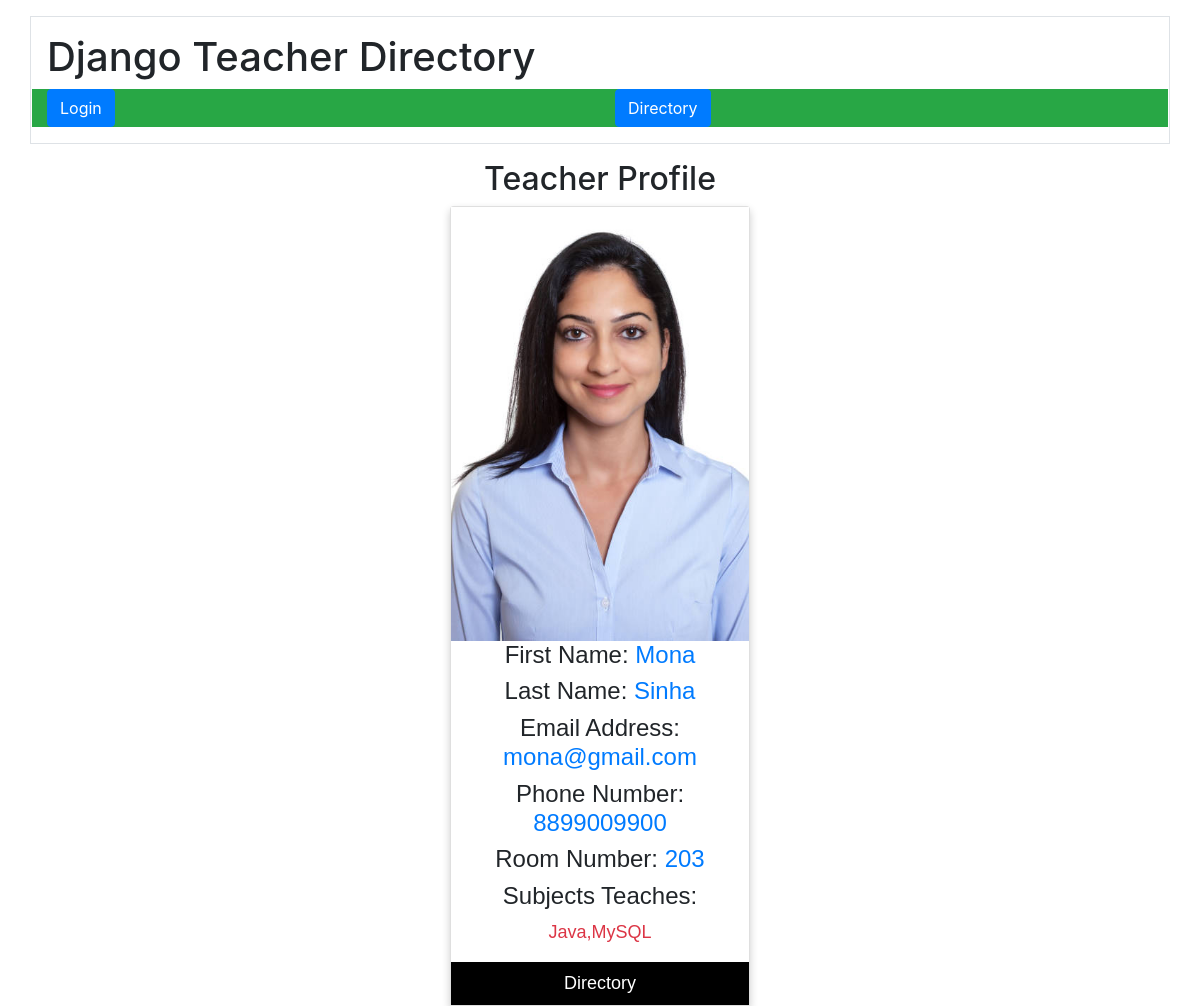
Page /GetProfilePage/?uid=31 on the committed database.
### directoryapp/models.py (models this page shows)
class TeacherModel(models.Model):
    FirstName = models.CharField(max_length=100)
    LastName = models.CharField(max_length=100)
    Profilepicture = models.ImageField(upload_to='profilepic/')
    EmailAddress = models.CharField(unique=True, max_length=100)
    PhoneNumber = models.CharField(max_length=100)
    RoomNumber = models.CharField(max_length=100)
    Subjectstaught = models.TextField(max_length=1000)
    class Meta:
        db_table = 'Teachers'

### directoryapp/views.py (the view)
# urls.py: path('GetProfilePage/', dt.GetProfilePage, name='GetProfilePage'),
def GetProfilePage(request):
    if request.method == 'GET':
        id = int(request.GET.get('uid'))
        data = TeacherModel.objects.get(id=id)
        return render(request, 'ProfilePage.html', {'data': data})

### templates/ProfilePage.html (shortened to what this page needs)
{%extends 'base.html'%}
{%block contents%}
<!DOCTYPE html>
<html>
<head>
  <link rel="stylesheet" href="https://cdnjs.cloudflare.com/ajax/libs/font-awesome/4.7.0/css/font-awesome.min.css">
</head>
<body>
  <h2 style="text-align:center">Teacher Profile</h2>
  <div class="card">
    <img src="/media/{{data.Profilepicture}}" alt="Image not found" style="width:100%"
      onerror="this.onerror=null; this.src='/media/profilepic/default.jpg';">
    <h4>First Name: <span class="text-primary">{{data.FirstName}}</span></h4>
    <h4>Last Name: <span class="text-primary">{{data.LastName}}</span></h4>
    <h4>Email Address: <span class="text-primary">{{data.EmailAddress}}</span></h4>
    <h4>Phone Number: <span class="text-primary">{{data.PhoneNumber}}</span></h4>
    <h4>Room Number: <span class="text-primary">{{data.RoomNumber}}</span></h4>
    <h4>Subjects Teaches:</h4>
    <p class="title text-danger">{{data.Subjectstaught}}</p>
    <a id="dir" href="{%url 'TeacherDirectoryForm'%}">Directory</a>
  </div>
</body>
</html>
{%endblock%}

### templates/ProfilePage.html (style rules this page uses)
.card { box-shadow: 0 4px 8px 0 rgba(0, 0, 0, 0.2); max-width: 300px; margin: auto; text-align: center; font-family: arial; }
.title { color: grey; font-size: 18px; }
a { text-decoration: none; font-size: 22px; color: black; }
#dir { border: none; outline: 0; display: inline-block; padding: 8px; color: white; background-color: #000; text-align: center; cursor: pointer; width: 100%; font-size: 18px; }

### rows in the picture
TeacherModel: Profilepicture (picture), FirstName "Mona", LastName "Sinha", EmailAddress "mona@gmail.com", PhoneNumber "8899009900", RoomNumber "203", Subjectstaught "Java,MySQL"
